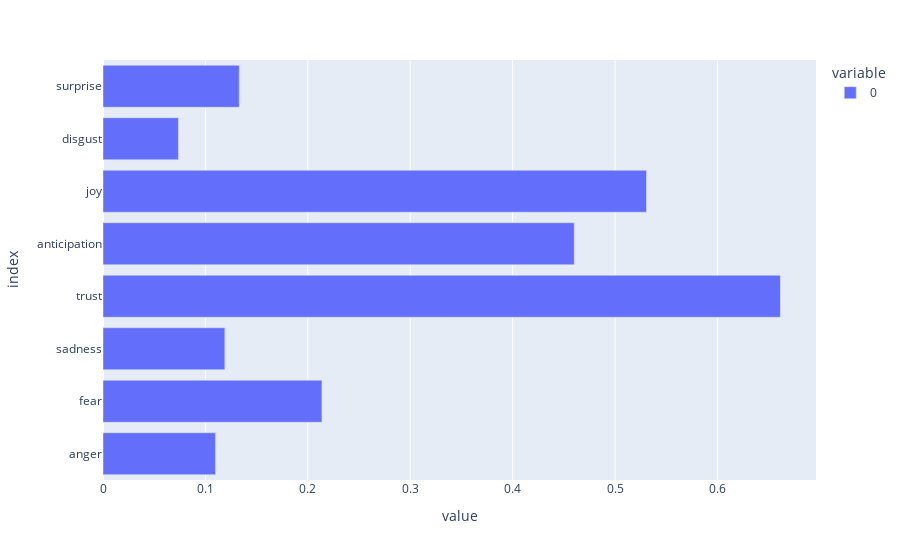

The code cell stored with this chart in its notebook:
### Code cell
df3.plot(kind='bar',orientation = 'h')

### Figure 1 — Plotly figure (JSON) as saved in the notebook; plotly's stock layout.template omitted (floating-point values rounded to 4 significant figures)
{"data": [{"alignmentgroup": "True", "hovertemplate": "variable=0<br>value=%{x}<br>index=%{y}<extra></extra>", "legendgroup": "0", "marker": {"color": "#636efa", "pattern": {"shape": ""}}, "name": "0", "offsetgroup": "0", "orientation": "h", "showlegend": true, "textposition": "auto", "type": "bar", "x": [0.1098, 0.2138, 0.119, 0.6615, 0.4602, 0.5307, 0.07365, 0.133], "xaxis": "x", "y": ["anger", "fear", "sadness", "trust", "anticipation", "joy", "disgust", "surprise"], "yaxis": "y"}], "layout": {"barmode": "relative", "legend": {"title": {"text": "variable"}, "tracegroupgap": 0}, "margin": {"t": 60}, "xaxis": {"anchor": "y", "domain": [0, 1], "title": {"text": "value"}}, "yaxis": {"anchor": "x", "domain": [0, 1], "title": {"text": "index"}}}}
